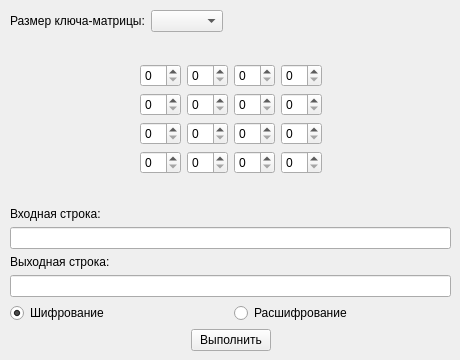
    <widget class="QWidget" name="tab_3">
     <attribute name="title">
      <string>Шифр Хилла</string>
     </attribute>
     <widget class="QWidget" name="verticalLayoutWidget">
      <property name="geometry">
       <rect>
        <x>10</x>
        <y>10</y>
        <width>441</width>
        <height>341</height>
       </rect>
      </property>
      <layout class="QVBoxLayout" name="verticalLayout_7">
       <item>
        <layout class="QHBoxLayout" name="horizontalLayout_12">
         <item>
          <widget class="QLabel" name="label_13">
           <property name="text">
            <string>Размер ключа-матрицы:</string>
           </property>
          </widget>
         </item>
         <item>
          <widget class="QComboBox" name="comboBox"/>
         </item>
         <item>
          <spacer name="horizontalSpacer_6">
           <property name="orientation">
            <enum>Qt::Horizontal</enum>
           </property>
           <property name="sizeHint" stdset="0">
            <size>
             <width>40</width>
             <height>20</height>
            </size>
           </property>
          </spacer>
         </item>
        </layout>
       </item>
       <item>
        <spacer name="verticalSpacer_6">
         <property name="orientation">
          <enum>Qt::Vertical</enum>
         </property>
         <property name="sizeHint" stdset="0">
          <size>
           <width>20</width>
           <height>40</height>
          </size>
         </property>
        </spacer>
       </item>
       <item>
        <layout class="QHBoxLayout" name="horizontalLayout_13">
         <item>
          <spacer name="horizontalSpacer_8">
           <property name="orientation">
            <enum>Qt::Horizontal</enum>
           </property>
           <property name="sizeHint" stdset="0">
            <size>
             <width>40</width>
             <height>20</height>
            </size>
           </property>
          </spacer>
         </item>
         <item>
          <layout class="QGridLayout" name="gridLayout">
           <item row="0" column="1">
            <widget class="QSpinBox" name="spinBox_1_2"/>
           </item>
           <item row="1" column="1">
            <widget class="QSpinBox" name="spinBox_2_2"/>
           </item>
           <item row="3" column="1">
            <widget class="QSpinBox" name="spinBox_4_2"/>
           </item>
           <item row="2" column="1">
            <widget class="QSpinBox" name="spinBox_3_2"/>
           </item>
           <item row="1" column="0">
            <widget class="QSpinBox" name="spinBox_2_1"/>
           </item>
           <item row="3" column="0">
            <widget class="QSpinBox" name="spinBox_4_1"/>
           </item>
           <item row="2" column="0">
            <widget class="QSpinBox" name="spinBox_3_1"/>
           </item>
           <item row="0" column="0">
            <widget class="QSpinBox" name="spinBox_1_1"/>
           </item>
           <item row="0" column="3">
            <widget class="QSpinBox" name="spinBox_1_4"/>
           </item>
           <item row="1" column="3">
            <widget class="QSpinBox" name="spinBox_2_4"/>
           </item>
           <item row="2" column="3">
            <widget class="QSpinBox" name="spinBox_3_4"/>
           </item>
           <item row="3" column="3">
            <widget class="QSpinBox" name="spinBox_4_4"/>
           </item>
           <item row="1" column="2">
            <widget class="QSpinBox" name="spinBox_2_3"/>
           </item>
           <item row="0" column="2">
            <widget class="QSpinBox" name="spinBox_1_3"/>
           </item>
           <item row="2" column="2">
            <widget class="QSpinBox" name="spinBox_3_3"/>
           </item>
           <item row="3" column="2">
            <widget class="QSpinBox" name="spinBox_4_3"/>
           </item>
          </layout>
         </item>
         <item>
          <spacer name="horizontalSpacer_7">
           <property name="orientation">
            <enum>Qt::Horizontal</enum>
           </property>
           <property name="sizeHint" stdset="0">
            <size>
             <width>40</width>
             <height>20</height>
            </size>
           </property>
          </spacer>
         </item>
        </layout>
       </item>
       <item>
        <spacer name="verticalSpacer_5">
         <property name="orientation">
          <enum>Qt::Vertical</enum>
         </property>
         <property name="sizeHint" stdset="0">
          <size>
           <width>20</width>
           <height>40</height>
          </size>
         </property>
        </spacer>
       </item>
       <item>
        <widget class="QLabel" name="label_14">
         <property name="text">
          <string>Входная строка:</string>
         </property>
        </widget>
       </item>
       <item>
        <widget class="QLineEdit" name="lineEdit_4"/>
       </item>
       <item>
        <widget class="QLabel" name="label_15">
         <property name="text">
          <string>Выходная строка:</string>
         </property>
        </widget>
       </item>
       <item>
        <widget class="QLineEdit" name="lineEdit_5"/>
       </item>
       <item>
        <layout class="QHBoxLayout" name="horizontalLayout_16">
         <item>
          <widget class="QRadioButton" name="radioButton_6">
           <property name="text">
            <string>Шифрование</string>
           </property>
           <property name="checked">
            <bool>true</bool>
           </property>
          </widget>
         </item>
         <item>
          <widget class="QRadioButton" name="radioButton_5">
           <property name="text">
            <string>Расшифрование</string>
           </property>
          </widget>
         </item>
        </layout>
       </item>
       <item>
        <layout class="QHBoxLayout" name="horizontalLayout_14">
         <item>
          <spacer name="horizontalSpacer_10">
           <property name="orientation">
            <enum>Qt::Horizontal</enum>
           </property>
           <property name="sizeHint" stdset="0">
            <size>
             <width>40</width>
             <height>20</height>
            </size>
           </property>
          </spacer>
         </item>
         <item>
          <widget class="QPushButton" name="pushButton_3">
           <property name="text">
            <string>Выполнить</string>
           </property>
          </widget>
         </item>
         <item>
          <spacer name="horizontalSpacer_9">
           <property name="orientation">
            <enum>Qt::Horizontal</enum>
           </property>
           <property name="sizeHint" stdset="0">
            <size>
             <width>40</width>
             <height>20</height>
            </size>
           </property>
          </spacer>
         </item>
        </layout>
       </item>
      </layout>
     </widget>
    </widget>
